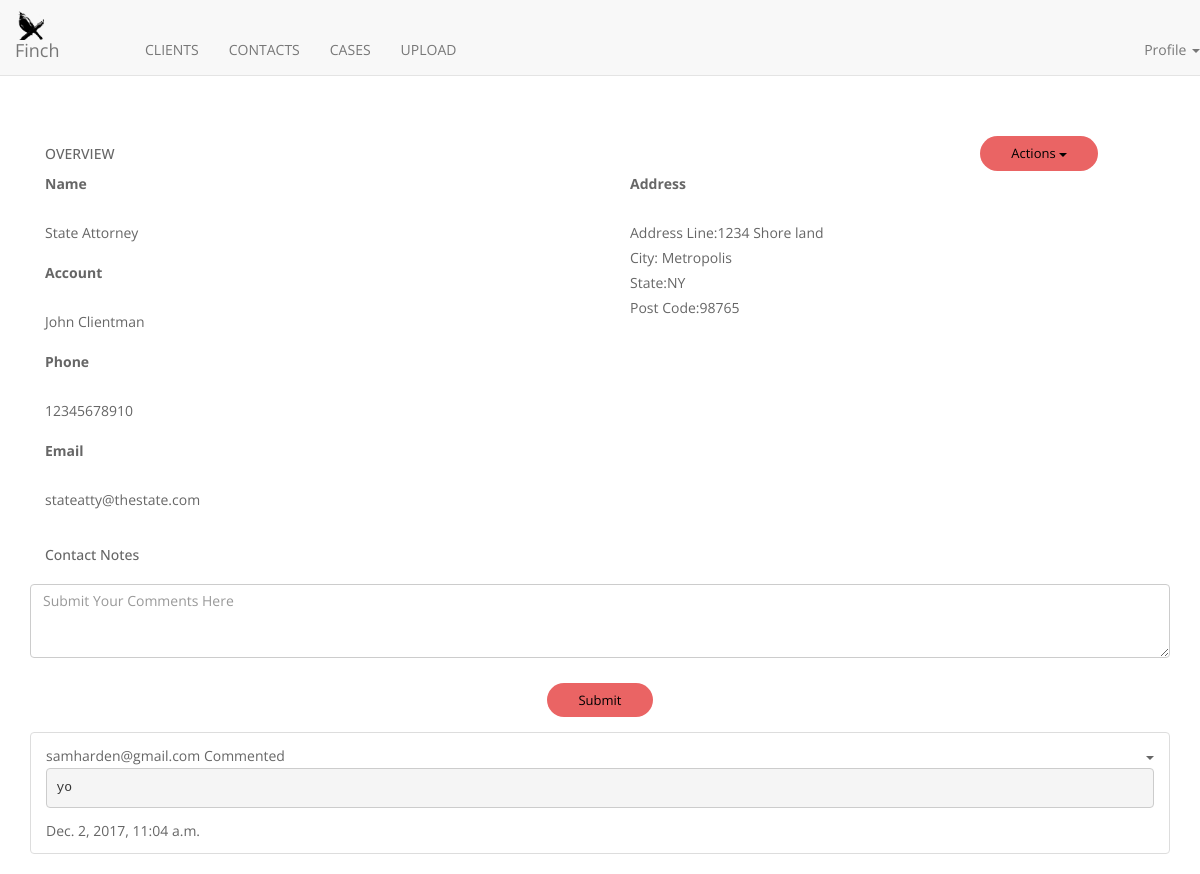
The app's page /contacts/4/view/ (signed in) with its own data.
### contacts/models.py (models this page shows, shortened)
class Contact(models.Model):
    first_name = models.CharField(_("First name"), max_length=255)
    last_name = models.CharField(_("Last name"), max_length=255)
    account = models.ForeignKey(Account, related_name='lead_account_contacts', on_delete=models.CASCADE, blank=True, null=True)
    email = models.EmailField()
    phone = models.CharField(max_length=20)
    address = models.ForeignKey(Address, related_name='adress_contacts', on_delete=models.CASCADE, blank=True, null=True)
    description = models.TextField(blank=True, null=True)
    assigned_to = models.ManyToManyField(User, related_name='contact_assigned_users')
    teams = models.ManyToManyField(Team)
    created_by = models.ForeignKey(User, related_name='contact_created_by', on_delete=models.CASCADE)
    created_on = models.DateTimeField(_("Created on"), auto_now_add=True)
    is_active = models.BooleanField(default=False)

### clients/models.py (models this page shows)
class Account(models.Model):
    name = models.CharField(pgettext_lazy("Name of Client", "Name"), max_length=64)
    email = models.EmailField()
    phone = models.CharField(max_length=20)
    industry = models.CharField(_("Industry Type"), max_length=255, choices=INDCHOICES, blank=True, null=True)
    billing_address = models.ForeignKey(Address, related_name='account_billing_address', on_delete=models.CASCADE, blank=True, null=True)
    shipping_address = models.ForeignKey(Address, related_name='account_shipping_address', on_delete=models.CASCADE, blank=True, null=True)
    website = models.URLField(_("Website"), blank=True, null=True)
    description = models.TextField(blank=True, null=True)
    assigned_to = models.ManyToManyField(User, related_name='account_assigned_to')
    teams = models.ManyToManyField(Team)
    created_by = models.ForeignKey(User, related_name='account_created_by', on_delete=models.CASCADE)
    created_on = models.DateTimeField(_("Created on"), auto_now_add=True)
    is_active = models.BooleanField(default=False)
    def __str__(self):
        return self.name

### common/models.py (models this page shows, shortened)
class Address(models.Model):
    address_line = models.CharField(_("Address"), max_length=255, blank=True, null=True)
    street = models.CharField(_("Street"), max_length=55, blank=True, null=True)
    city = models.CharField(_("City"), max_length=255, blank=True, null=True)
    state = models.CharField(_("State"), max_length=255, blank=True, null=True)
    postcode = models.CharField(_("Post/Zip-code"), max_length=64, blank=True, null=True)

class Comment(models.Model):
    case = models.ForeignKey('cases.Case', blank=True, null=True, related_name="cases", on_delete=models.CASCADE)
    comment = models.CharField(max_length=255)
    commented_on = models.DateTimeField(auto_now_add=True)
    commented_by = models.ForeignKey(User, on_delete=models.CASCADE, blank=True, null=True)
    account = models.ForeignKey(
        'clients.Account', blank=True, null=True, related_name="clients_comments", on_delete=models.CASCADE)
    lead = models.ForeignKey('leads.Lead', blank=True, null=True, related_name="leads", on_delete=models.CASCADE)
    contact = models.ForeignKey(
        'contacts.Contact', blank=True, null=True, related_name="contact_comments", on_delete=models.CASCADE)

class User(AbstractBaseUser, PermissionsMixin):
    username = models.CharField(max_length=100, unique=True)
    email = models.EmailField(max_length=255, unique=True)
    is_active = models.BooleanField(default=True)
    is_admin = models.BooleanField(default=False)
    is_staff = models.BooleanField(default=False)
    date_joined = models.DateTimeField(('date joined'), auto_now_add=True)
    USERNAME_FIELD = 'email'
    REQUIRED_FIELDS = ['username', ]
    objects = UserManager()

### contacts/views.py (the view)
# urls.py: url(r'^(?P<contact_id>\d+)/view/$', views.view_contact, name='view_contact'),
@login_required
def view_contact(request, contact_id):
    contact_record = get_object_or_404(
        Contact.objects.select_related("address"), id=contact_id)
    comments = contact_record.contact_comments.all()
    return render(request, 'contacts/view_contact.html', {
        'contact_record': contact_record,
        'comments': comments})

### templates/contacts/view_contact.html (shortened to what this page needs)
{% extends 'base.html' %}
{% load staticfiles %}
{% block breadcrumb %}
<ol class="breadcrumb">
  <li><a href="{% url 'contacts:list' %}">Contacts</a></li>
  <li class="active">view</li>
</ol>
{%endblock%}
{%block content%}
<div class="container">
  <div class="col-md-8 col-sm-6 col-xs-12" style="width:95%">
            <h5>
              OVERVIEW
              <span class="pull-right" style="margin-top: -10px">
                <div class="dropdown">
                  <button class="btn btn-round btn-dropdown-toggle" type="button" data-toggle="dropdown">Actions
                  <span class="caret"></span></button>
                </div>
              </span>
            </h5>
          </div>
          <div class="panel-content" id="datashow">
            <div class="row marl">
              <div class="col-md-6">
                <div class="filter_col col-md-12" id="iname">
                  <div class="form-group" >
                    <label class="contact_field_label" for="id_name" data-name="name">Name</label>
                    <div class="contact_field" id="contact_name" data-name="name">{{ contact_record.first_name }} {{ contact_record.last_name }}</div>
                  </div>
                </div>
                <div class="filter_col col-md-12">
                  <div class="form-group">
                    <label class="contact_field_label" for="id_contact_account" data-name="name">Account</label>
                    <div class="contact_field" id ="contact_account" data-name="name">{{ contact_record.account }}</div>
                  </div>
                </div>
                <div class="filter_col col-md-12">
                  <div class="form-group">
                    <label class="contact_field_label" for="id_phone" data-name="name">Phone</label>
                    <div class="contact_field" id="contact_phone" data-name="name">{{ contact_record.phone }}</div>
                  </div>
                </div>
                <div class="filter_col col-md-12">
                  <div class="form-group">
                    <label class="contact_field_label" for="id_email" data-name="name">Email</label>
                    <div class="contact_field" id="contact_email" data-name="name">{{ contact_record.email }}</div>
                  </div>
                </div>
              </div>
              <div class="col-md-4">
                <div class="filter_col col-md-12">
                  <div class="form-group">
                    {% if contact_record.address.address_line or contact_record.address.street or contact_record.address.city or  contact_record.address.state or contact_record.address.postcode or contact_record.address.country %}
                    <label class="contact_field_label" for="id_address" data-name="name" >Address</label>
                    <div class="contact_field" id="contact_address" data-name="name">
                      {% if contact_record.address.address_line %}
                        Address Line:{{contact_record.address.address_line}}</br>
                      {% endif %}
                      {% if contact_record.address.city %}
                        City: {{ contact_record.address.city }}</br>
                      {% endif %}
                      {% if contact_record.address.state %}
                        State:{{ contact_record.address.state }}</br>
                      {% endif %}
                      {% if contact_record.address.postcode %}
                        Post Code:{{ contact_record.address.postcode }}</br>
                      {% endif %}
                    </div>
                    {% endif %}
                  </div>
                </div>
                <div class="filter_col col-md-12">
                </div>
              </div>
            </div>
          </div>
          <div class="panel-heading view-pad">
            <h5>Contact Notes</h5>
          </div>
          <div class="panel-content" id="datashow">
            <div class="row marl">
              <div class="col-md-12">
                <form id="comment_form" method="POST" enctype="multipart/form-data">{% csrf_token %}
                  <div class="form-group">
                    <textarea class="form-control" textarea cols="40" rows="3" id="id_comments" name="comment" placeholder="Submit Your Comments Here"></textarea><span></span>
                  </br><center>
                    <button class="btn btn-round btn-dropdown-toggle" style="text-align: center;" id="comment_submit" type="submit">Submit</button></center>
                  </div>
                </form>
                <ul class="list-group" id="comments_div">
                  {% for comment in comments %}
                  <li class="list-group-item list-row" id="comment{{comment.id}}">
                    <div class="pull-right right-container">
                      <div class="list-row-buttons btn-group pull-right">
                        <span class="caret dropdown-toggle" data-toggle="dropdown"></span>
                      </div>
                    </div>
                    <div class="stream-head-container">{{ comment.commented_by }} Commented</div>
                    <div class="stream-post-container" id="comment_name{{comment.id}}"><pre>{{ comment.comment }}</pre></div>
                    <div class="stream-date-container">{{ comment.commented_on }}</div>
                  </li>
                  {% endfor %}
                </ul>
              </div>
            </div>
          </div>
        </div>
      </div>
{% endblock%}

### static/css/main.css (style rules this page uses)
body { font-family: 'Open Sans', sans-serif; background: #fff; font-size: 14px; font-weight: 400; -webkit-box-sizing: border-box; -moz-box-sizing: border-box; box-sizing: border-box; -webkit-font-smoothing: subpixel-antialiased; color: #666; line-height: 25px; -webkit-backface-visibility: hidden; backface-visibility: hidden; }
a { -webkit-transition: all 0.2s linear; -moz-transition: all 0.2s linear; -o-transition: all 0.2s linear; transition: all 0.2s linear; }
.btn, button { padding: 7px 30px; border-radius: 0px; font-weight: 400; color: black; background-color: #ea6464; font-size: 13px; -webkit-transition: all 0.2s linear; -moz-transition: all 0.2s linear; -o-transition: all 0.2s linear; transition: all 0.2s linear; display: inline-block; }
.btn-round { border-radius: 1.5em; }
.form-group label { margin-bottom: 24px; }
.form-group .form-control { background: #ffffff; padding-right: 30px; color: #666; position: relative; box-shadow: none; }

### records on screen
Contact: first_name "State", last_name "Attorney", account "John Clientman", phone "12345678910", email "stateatty@thestate.com", address.address_line "1234 Shore land", address.city "Metropolis", address.state "NY", address.postcode "98765"
Comment: commented_by "samharden@gmail.com", comment "yo", commented_on "Dec. 2, 2017, 11:04 a.m."
